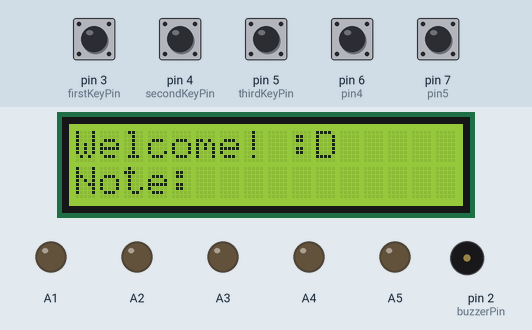
A sketch run on a simulated Arduino Uno, built with avr-gcc and run on an emulated ATmega328P. Shown: 16×2 character LCD, output pins drawn as LEDs (lit = HIGH), buzzer (waves = sounding). The test bench sets the inputs (shaded band); at power-on: pin 3 (firstKeyPin), pin 4 (secondKeyPin), pin 5 (thirdKeyPin), pin 6 (pin4), pin 7 (pin5) HIGH.

Above: at 1.2 s.
1.3 s: pin 3 (firstKeyPin) pulled LOW for 0.15 s
At 1.37 s:
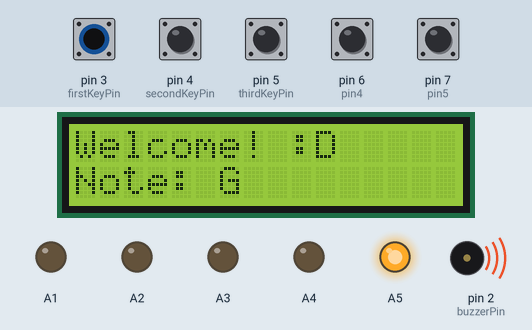
2.9 s: pin 4 (secondKeyPin) pulled LOW for 0.15 s
At 2.97 s:
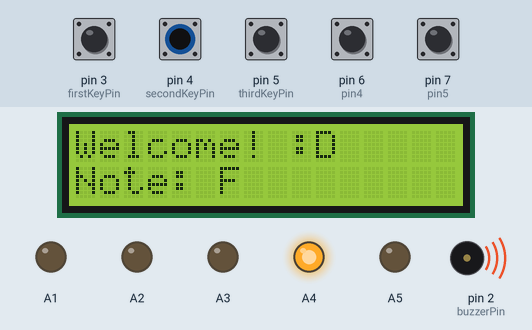
4.5 s: pin 5 (thirdKeyPin) pulled LOW for 0.15 s
At 4.57 s:
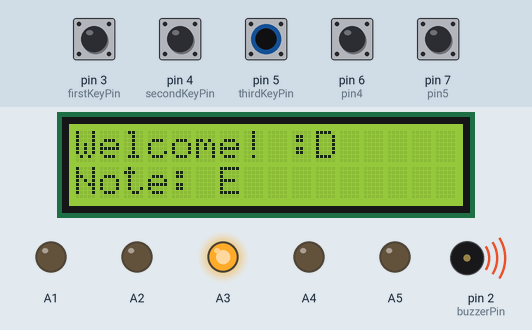
6.1 s: pin 6 (pin4) pulled LOW for 0.15 s
At 6.17 s:
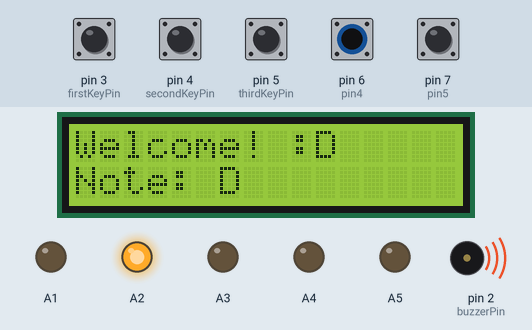
7.7 s: pin 7 (pin5) pulled LOW for 0.15 s
At 7.77 s:
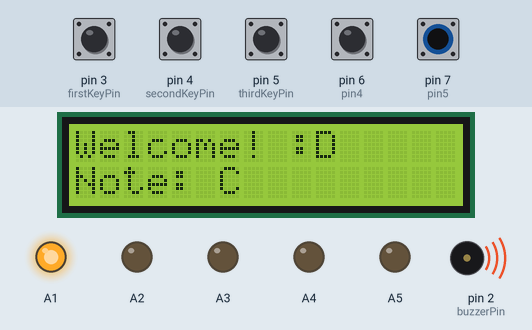
9.3 s: pin 3 (firstKeyPin) driven LOW and pin 4 (secondKeyPin) driven LOW
At 10.5 s:
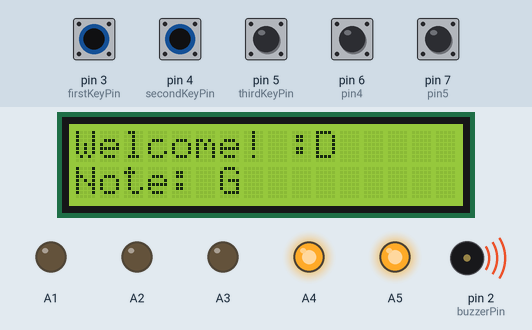
Timing chart, 0 to 11.8 s (numbered marks = the images above; inputs shaded):
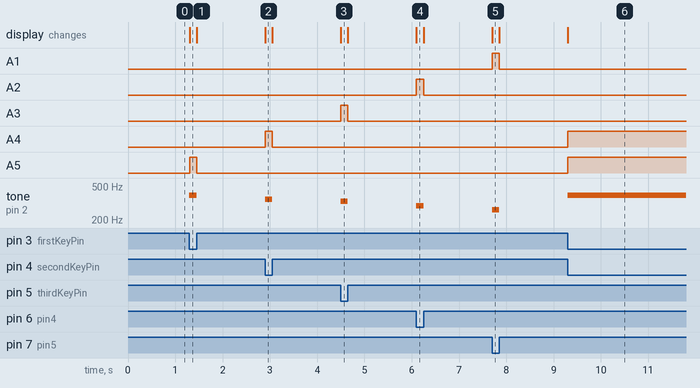

Measured:
- after the input at 1.3 s, A5: LOW → HIGH at once, → LOW 0.15 s later; tone on pin 2 (buzzerPin): silent → 392 Hz at once, → silent 0.15 s later; the display: changes at once (image 1)
- after the input at 2.9 s, A4: LOW → HIGH at once, → LOW 0.15 s later; tone on pin 2 (buzzerPin): silent → 349 Hz at once, → silent 0.15 s later; the display: changes at once (image 2)
- after the input at 4.5 s, A3: LOW → HIGH at once, → LOW 0.15 s later; tone on pin 2 (buzzerPin): silent → 330 Hz at once, → silent 0.15 s later; the display: changes at once (image 3)
- after the input at 6.1 s, A2: LOW → HIGH at once, → LOW 0.15 s later; tone on pin 2 (buzzerPin): silent → 294 Hz at once, → silent 0.15 s later; the display: changes at once (image 4)
- after the input at 7.7 s, A1: LOW → HIGH at once, → LOW 0.15 s later; tone on pin 2 (buzzerPin): silent → 262 Hz at once, → silent 0.15 s later; the display: changes at once (image 5)
- after the input at 9.3 s, A4, A5: LOW → HIGH at once; tone on pin 2 (buzzerPin): silent → 392 Hz at once; the display: first changes at once (image 6 shows a later state)

The sketch:

Code.ino
```cpp
/*
 Daniel de Beer
 Piano Teacher Code
 9 February 2020

 Code from:

 1) Library originally added 18 Apr 2008
    by David A. Mellis
    library modified 5 Jul 2009
    by Limor Fried (http://www.ladyada.net)
    example added 9 Jul 2009
    by Tom Igoe
    modified 22 Nov 2010
    by Tom Igoe
    modified 7 Nov 2016
    by Arturo Guadalupi

 2) SparkFun Inventor’s Kit
    Circuit 2B-DigitalTrumpet

*/

// include the library code:
#include <LiquidCrystal.h>

// initialize the library by associating any needed LCD interface pin
// with the arduino pin number it is connected to
const int rs = 13, en = 12, d4 = 11, d5 = 10, d6 = 9, d7 = 8;
LiquidCrystal lcd(rs, en, d4, d5, d6, d7);

//set the pins for the button and buzzer
int firstKeyPin = 3;
int secondKeyPin = 4;
int thirdKeyPin = 5;
int pin4 = 6;
int pin5 = 7;

int buzzerPin = 2; // This sets the pin for the buzzer being used

bool A1on = false, A2on = false, A3on = false, A4on = false, A5on = false;  // Boullion variables to see if the LED lights are on or not

void setup() {
  // set up the LCD's number of columns and rows:
  lcd.begin(16, 2);
  // Print a message to the LCD.
  lcd.print("Welcome! :D");
  lcd.setCursor(0, 1);
  lcd.print("Note: ");

  //set the button pins as inputs
  pinMode(firstKeyPin, INPUT_PULLUP);
  pinMode(secondKeyPin, INPUT_PULLUP);
  pinMode(thirdKeyPin, INPUT_PULLUP);
  pinMode(pin4, INPUT_PULLUP);
  pinMode(pin5, INPUT_PULLUP);

  //set the LED pins as outputs
  pinMode(A5, OUTPUT);
  digitalWrite(A5, LOW);
  pinMode(A4, OUTPUT);
  digitalWrite(A4, LOW);
  pinMode(A3, OUTPUT);
  digitalWrite(A3, LOW);
  pinMode(A2, OUTPUT);
  digitalWrite(A2, LOW);
  pinMode(A1, OUTPUT);
  digitalWrite(A1, LOW);

  //set the buzzer pin as an output
  pinMode(buzzerPin, OUTPUT);
}

void loop() {

  if(digitalRead(firstKeyPin) == LOW){        //if the first key is pressed
    lcd.setCursor(6, 1);
    lcd.print("G");
    A5on = true;
    tone(buzzerPin, 392);                     //play the frequency for c
  }
  else if(digitalRead(secondKeyPin) == LOW){  //if the second key is pressed
    lcd.setCursor(6, 1);
    lcd.print("F");
    A4on = true;
    tone(buzzerPin, 349);                     //play the frequency for e
  }
  else if(digitalRead(thirdKeyPin) == LOW){   //if the third key is pressed
    lcd.setCursor(6, 1);
    lcd.print("E");
    A3on = true;
    tone(buzzerPin, 330);                     //play the frequency for g
  }
  else if(digitalRead(pin4) == LOW){  //if the second key is pressed
    lcd.setCursor(6, 1);
    lcd.print("D");
    A2on = true;
    tone(buzzerPin, 294);                     //play the frequency for e
  }
  else if(digitalRead(pin5) == LOW){          //if the third key is pressed
    lcd.setCursor(6, 1);
    lcd.print("C");
    A1on = true;
    tone(buzzerPin, 262);                     //play the frequency for g
  }
  else{
    lcd.setCursor(6, 1);
    lcd.print(" ");
    A1on = false;
    A2on = false;
    A3on = false;
    A4on = false;
    A5on = false;
    noTone(buzzerPin);                        //if no key is pressed turn the buzzer off
  }

  // if the button was pressed, switch the LED to high
  if(A1on)
  {
    digitalWrite(A1, HIGH);
  }else digitalWrite(A1, LOW); // Otherwise switch it off
  if(A2on)
  {
    digitalWrite(A2, HIGH);
  }else digitalWrite(A2, LOW);
  if(A3on)
  {
    digitalWrite(A3, HIGH);
  }else digitalWrite(A3, LOW);
  if(A4on)
  {
    digitalWrite(A4, HIGH);
  }
  else digitalWrite(A4, LOW);
  if(A5on)
  {
    digitalWrite(A5, HIGH);
  }else digitalWrite(A5, LOW);
}
```
